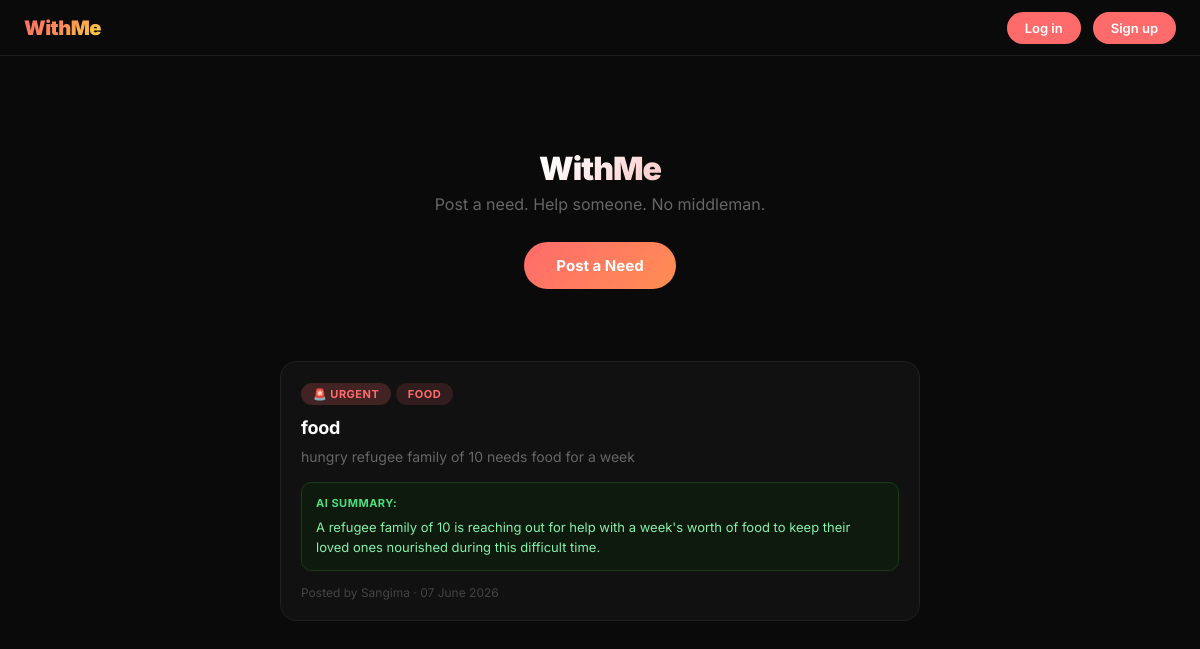
The page / on the database its author committed.
### app.py (models this page shows, shortened)
class Post(db.Model):
    id = db.Column(db.Integer, primary_key=True)
    title = db.Column(db.String(100), nullable=False)
    description = db.Column(db.Text, nullable=False)
    category = db.Column(db.String(50), nullable=False)
    photo_filename = db.Column(db.String(300), nullable=True)
    ai_summary = db.Column(db.Text, nullable=True)
    date_posted = db.Column(db.DateTime, default=datetime.utcnow)
    user_id = db.Column(db.Integer, db.ForeignKey("user.id"), nullable=True)
    is_urgent = db.Column(db.Boolean, default=False, nullable=False)

class User(UserMixin, db.Model):
    id = db.Column(db.Integer, primary_key=True)
    username = db.Column(db.String(80), unique=True, nullable=False)
    email = db.Column(db.String(120), unique=True, nullable=False)
    password = db.Column(db.String(300), nullable=False)
    date_joined = db.Column(db.DateTime, default=datetime.utcnow)
    posts = db.relationship('Post', backref='author', lazy=True)

### app.py (the view)
@app.route("/")
def home():
    posts = Post.query.order_by(
        Post.is_urgent.desc(),
        Post.date_posted.desc()).all()
    return render_template("index.html", posts=posts)

### templates/index.html (shortened to what this page needs)
{% extends 'base.html' %}
{% block content %}
<div class="container">
    <div class="hero">
        <h1>WithMe</h1>
        <p>Post a need. Help someone. No middleman.</p>
        <a href="/post/new" class="btn">Post a Need</a>
    </div>
    <div class="feed">
        {% if posts %}
            {% for post in posts %}
            <div class="card">
                {% if post.is_urgent %}
<div class="card-category" style="background:#FF6B6B33; color:#FF6B6B;">
    🚨 URGENT
</div>
{% endif %}
<div class="card-category">{{ post.category }}</div>
                <h2>{{ post.title }}</h2>
                <p>{{ post.description }}</p>
                {% if post.ai_summary %}
                <div class="summary">
                    <strong>AI Summary:</strong> {{ post.ai_summary }}
                </div>
                {% endif %}
                <div class="card-date">
                    {% if post.author %}
                      Posted by {{ post.author.username }} ·
                    {% endif %}
                    {{ post.date_posted.strftime('%d %B %Y') }}
                </div>
            </div>
           {% endfor %}
        {% else %}
            <div class="empty">
                <p>No posts yet. Be the first to post a need.</p>
            </div>
        {% endif %}
    </div>
</div>
{% endblock %}

### templates/base.html (shortened to what this page needs)
<html lang="en">
    <head>
        <link rel="stylesheet" href="{{ url_for("static", filename="css/style.css") }}">
    </head>
<body>
    <nav>
    <a href="/" class="logo">WithMe</a>
    <div style="display:flex; gap:12px; align-items:center;">
        {% if current_user.is_authenticated %}
            <span style="color:#666; font-size:13px;">{{ current_user.username }}</span>
            <a href="/logout" style="background:transparent; border:1px solid #333; color:#666; padding:8px 18px; border-radius:100px; font-size:13px; text-decoration:none;">Log out</a>
            <a href="/post/new" class="btn" style="padding:8px 18px; font-size:13px;">Post a Need</a>
        {% else %}
            <a href="/login" class="btn" style="padding:8px 18px; font-size:13px;"">Log in</a>
            <a href="/register" class="btn" style="padding:8px 18px; font-size:13px;">Sign up</a>
        {% endif %}
    </div>
</nav>
    <main>
        {% block content %}
        {% endblock %}
    </main>
</body>
</html>

### static/css/style.css (style rules this page uses)
* { margin: 0; padding: 0; box-sizing: border-box; }
body { font-family: 'Inter', sans-serif; background: #0a0a0a; color: #ffffff; min-height: 100vh; }
nav { background: #0a0a0a; border-bottom: 1px solid #1f1f1f; padding: 0 24px; display: flex; align-items: center; justify-content: space-between; height: 56px; position: sticky; top: 0; z-index: 100; }
.logo { font-size: 20px; font-weight: 900; background: linear-gradient(135deg, #FF6B6B, #FF8E53, #FFD93D); -webkit-background-clip: text; -webkit-text-fill-color: transparent; text-decoration: none; letter-spacing: -0.5px; }
nav a:not(.logo) { background: #FF6B6B; color: white; text-decoration: none; padding: 8px 18px; border-radius: 100px; font-size: 13px; font-weight: 600; }
.container { max-width: 680px; margin: 0 auto; padding: 0 20px; }
.hero { text-align: center; padding: 56px 20px 40px; }
.hero h1 { font-size: 48px; font-weight: 900; letter-spacing: -2px; line-height: 1.05; margin-bottom: 14px; background: linear-gradient(135deg, #ffffff 40%, #FF6B6B); -webkit-background-clip: text; -webkit-text-fill-color: transparent; }
.hero p { font-size: 16px; color: #666; margin-bottom: 28px; }
.btn { display: inline-block; background: linear-gradient(135deg, #FF6B6B, #FF8E53); color: white; text-decoration: none; padding: 14px 32px; border-radius: 100px; font-size: 15px; font-weight: 700; border: none; cursor: pointer; font-family: 'Inter', sans-serif; }
.feed { display: flex; flex-direction: column; gap: 16px; padding: 32px 0 48px; }
.card { background: #111111; border: 1px solid #1f1f1f; border-radius: 16px; padding: 20px; transition: border-color 0.2s; }
.card-category { display: inline-block; font-size: 11px; font-weight: 700; padding: 4px 12px; border-radius: 100px; margin-bottom: 12px; text-transform: uppercase; letter-spacing: 0.5px; background: #FF6B6B22; color: #FF6B6B; }
.card h2 { font-size: 18px; font-weight: 700; color: #ffffff; margin-bottom: 8px; letter-spacing: -0.3px; }
.card p { font-size: 14px; color: #666; line-height: 1.6; margin-bottom: 14px; }
.summary { background: #0d1a0d; border: 1px solid #1a3a1a; border-radius: 10px; padding: 12px 14px; margin-bottom: 14px; font-size: 13px; color: #86efac; line-height: 1.6; }
.summary strong { display: block; font-size: 11px; font-weight: 700; color: #4ade80; letter-spacing: 0.5px; text-transform: uppercase; margin-bottom: 4px; }
.card-date { font-size: 12px; color: #444; }
.container h1 { font-size: 32px; font-weight: 900; letter-spacing: -1px; margin: 40px 0 8px; }

### rows shown on the page
Post: is_urgent "🚨 URGENT", category "FOOD", title "food", description "hungry refugee family of 10 needs food for a week", ai_summary "A refugee family of 10 is reaching out for help with a week's worth of food to keep their loved ones nourished during this difficult time.", author.username "Sangima", date_posted "07 June 2026"
